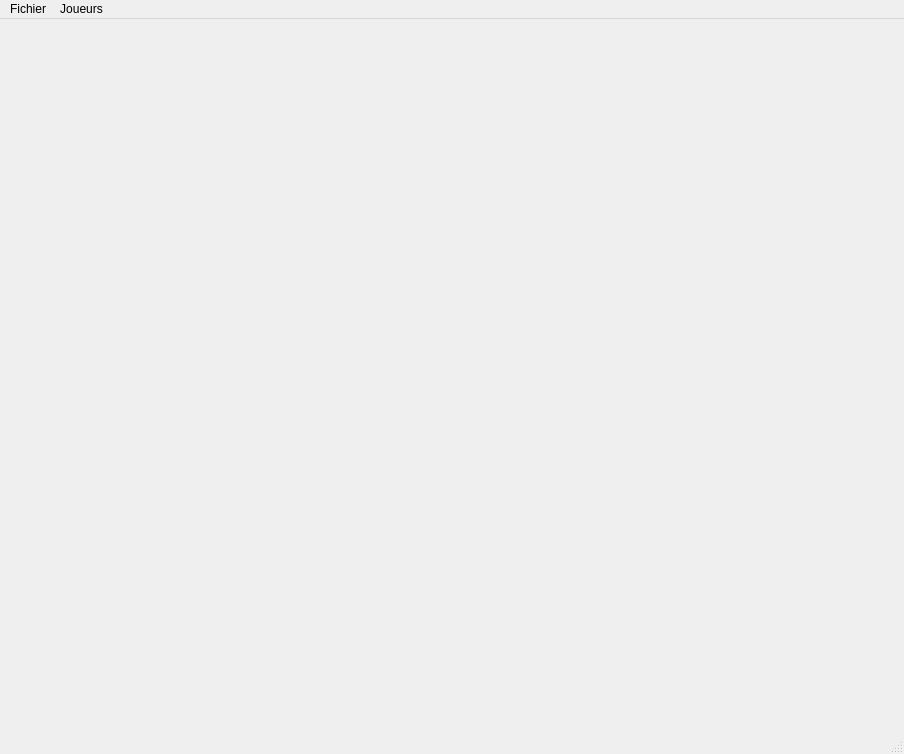
<?xml version="1.0" encoding="UTF-8"?>
<ui version="4.0">
 <class>MainWindow</class>
 <widget class="QMainWindow" name="MainWindow">
  <property name="geometry">
   <rect>
    <x>0</x>
    <y>0</y>
    <width>904</width>
    <height>754</height>
   </rect>
  </property>
  <property name="windowTitle">
   <string>MainWindow</string>
  </property>
  <widget class="QWidget" name="centralwidget">
   <layout class="QVBoxLayout" name="verticalLayout">
    <property name="leftMargin">
     <number>0</number>
    </property>
    <property name="topMargin">
     <number>0</number>
    </property>
    <property name="rightMargin">
     <number>0</number>
    </property>
    <property name="bottomMargin">
     <number>0</number>
    </property>
   </layout>
  </widget>
  <widget class="QMenuBar" name="menubar">
   <property name="geometry">
    <rect>
     <x>0</x>
     <y>0</y>
     <width>904</width>
     <height>21</height>
    </rect>
   </property>
   <widget class="QMenu" name="menuFichier">
    <property name="title">
     <string>Fichier</string>
    </property>
    <addaction name="separator"/>
    <addaction name="actionNouveau_tournoi"/>
    <addaction name="actionPropri_t_s"/>
    <addaction name="actionFermer"/>
    <addaction name="separator"/>
    <addaction name="actionQuitter"/>
   </widget>
   <widget class="QMenu" name="menuJoueurs">
    <property name="title">
     <string>Joueurs</string>
    </property>
    <addaction name="actionListe_des_joueurs"/>
    <addaction name="actionMettre_jour_la_liste_de_joueur_depuis_le_CDSLS"/>
    <addaction name="actionListe_des_joueurs_du_tournoi"/>
   </widget>
   <addaction name="menuFichier"/>
   <addaction name="menuJoueurs"/>
  </widget>
  <widget class="QStatusBar" name="statusbar"/>
  <action name="actionQuitter">
   <property name="text">
    <string>Quitter</string>
   </property>
  </action>
  <action name="actionMettre_jour_la_liste_de_joueur_depuis_le_CDSLS">
   <property name="text">
    <string>Mettre à jour la liste de joueur depuis le CDSLS...</string>
   </property>
  </action>
  <action name="actionNouveau_tournoi">
   <property name="text">
    <string>Nouveau tournoi...</string>
   </property>
  </action>
  <action name="actionListe_des_joueurs">
   <property name="text">
    <string>Liste des joueurs du CDSLS</string>
   </property>
  </action>
  <action name="actionFermer">
   <property name="text">
    <string>Fermer</string>
   </property>
  </action>
  <action name="actionPropri_t_s">
   <property name="text">
    <string>Propriétés</string>
   </property>
  </action>
  <action name="actionListe_des_joueurs_du_tournoi">
   <property name="text">
    <string>Liste des joueurs du tournoi...</string>
   </property>
  </action>
 </widget>
 <resources/>
 <connections/>
</ui>
